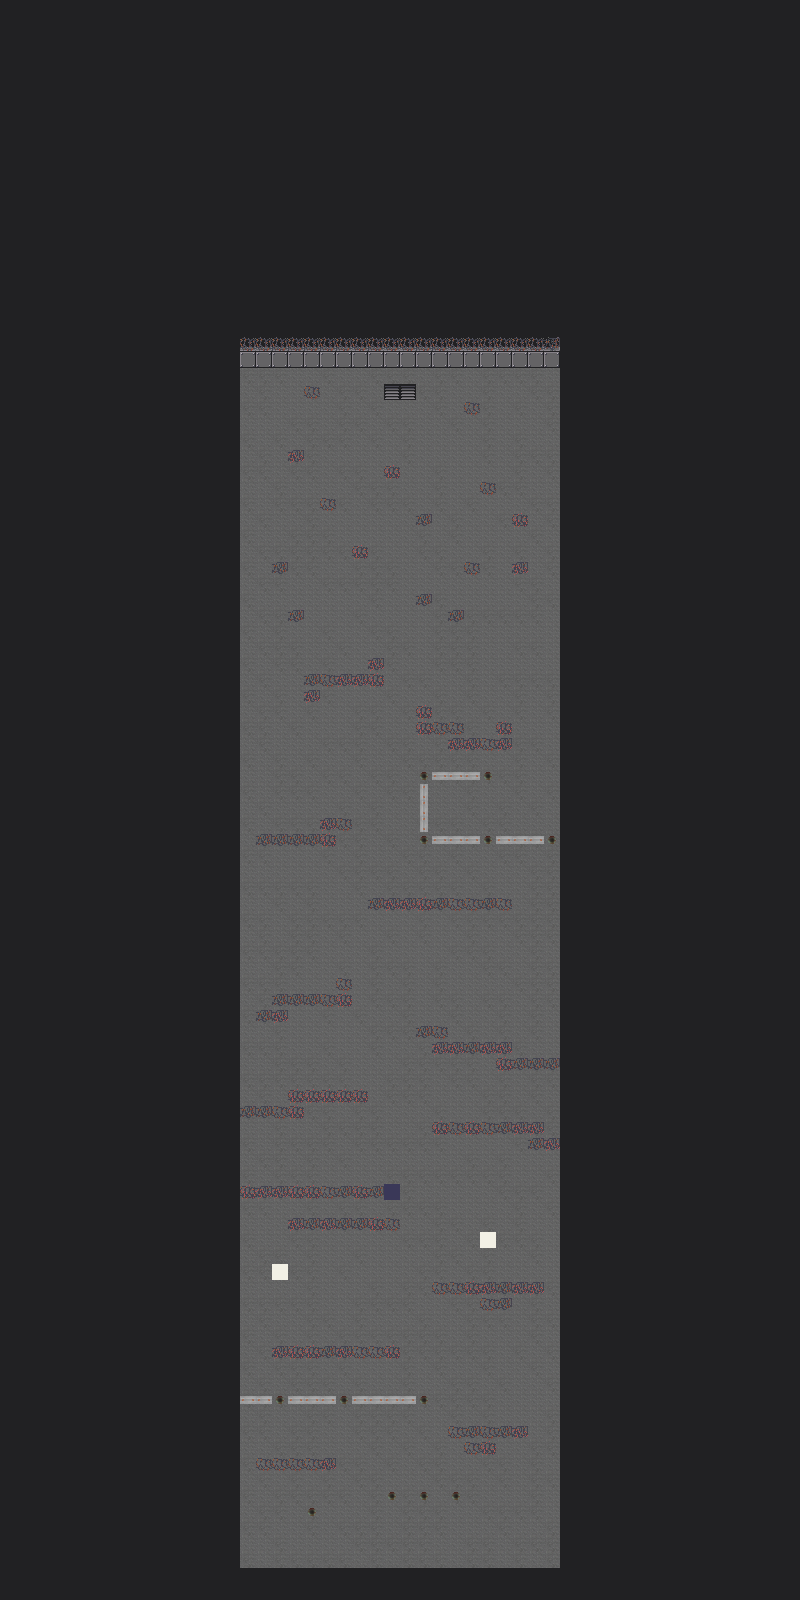

Below is a game level as drawn by its tile map, then a one-line description and the .tmx that defines it (tile-layer data replaced by summaries):
An orthogonal 50x100 tile map with 16x16 px tiles, 3 tile layers (background_layer, entity_layer, obstacle_layer).

<map version="1.5" tiledversion="1.7.0" orientation="orthogonal" renderorder="right-down" width="50" height="100" tilewidth="16" tileheight="16" infinite="0" nextlayerid="4" nextobjectid="1">
 <editorsettings>
  <export target="testmap.csv" format="csv" />
 </editorsettings>
 <tileset firstgid="1" source="CosmicLilac_Tiles_greyscale.tsx" />
 <layer id="1" name="background_layer" width="50" height="100">
  <data>[5000 cells, 4980 non-empty, 5 distinct tile ids]</data>
 </layer>
 <layer id="3" name="entity_layer" width="50" height="100">
  <data>[5000 cells, 3 non-empty, 2 distinct tile ids]</data>
 </layer>
 <layer id="2" name="obstacle_layer" width="50" height="100">
  <data>[5000 cells, 378 non-empty, 10 distinct tile ids]</data>
 </layer>
</map>
